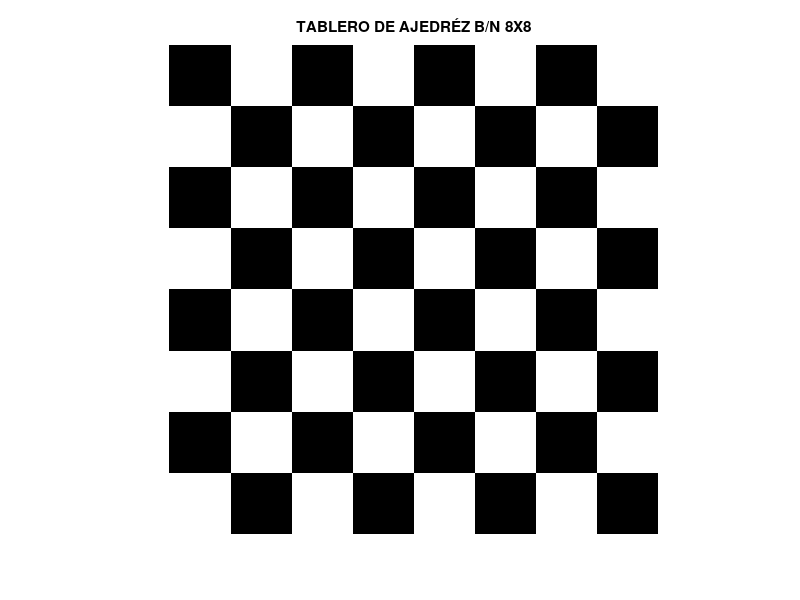
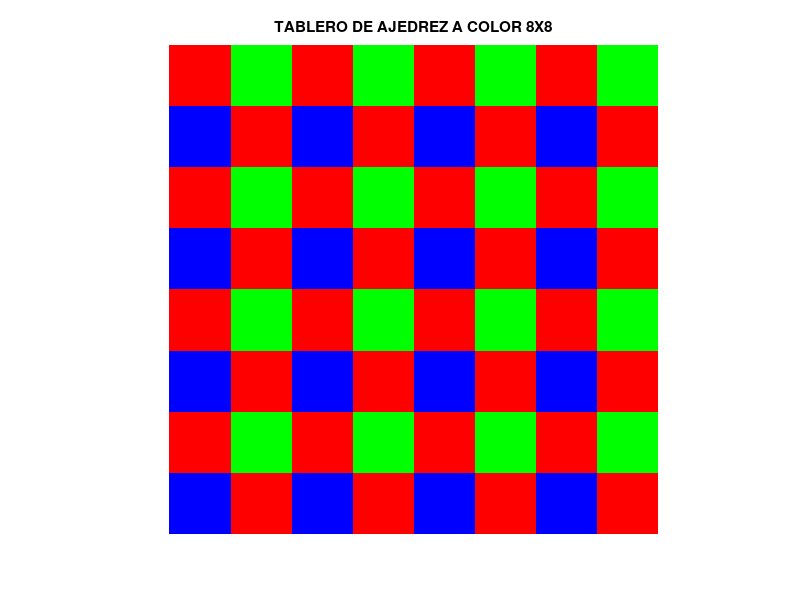
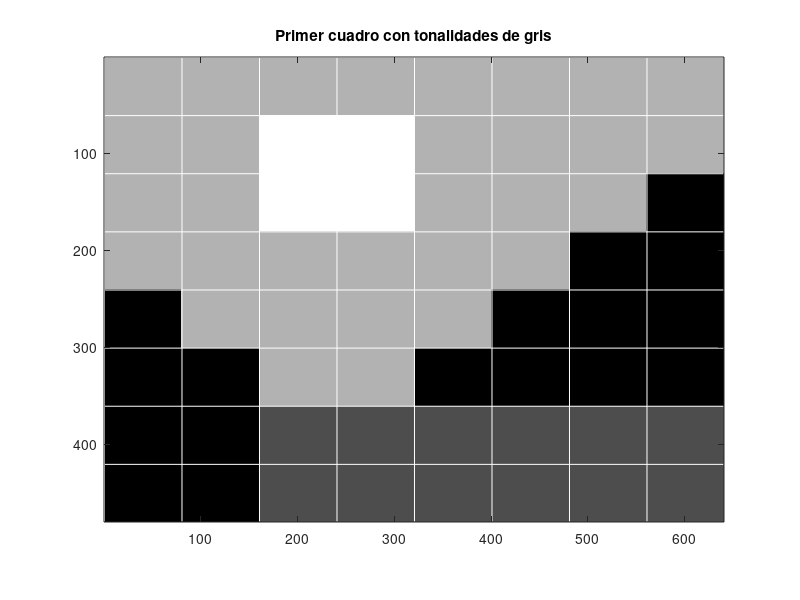
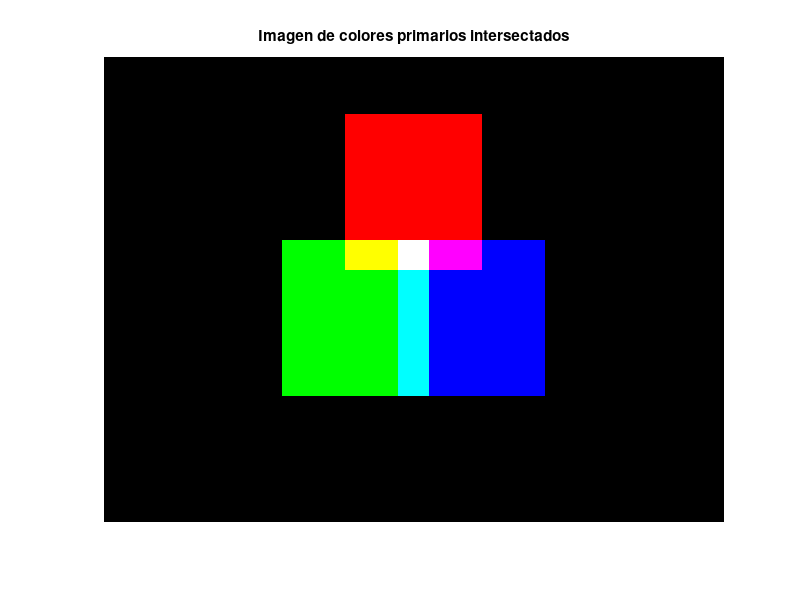

Recreate these plots in MATLAB, in order. (Note: this script raises an error after producing the figures.)
%==================================
% Curso: Procesamiento Digital de Imágenes y visión artificial
% Ciclo: 2021-02
% Tema: Tarea después de clases S2
% Alumno:
% Motta Claudio, Julio Francisco 
% Profesor:
% Mag. Ing. José Carlos Benitez Palacios
% Fecha: 21/08/2021
% Fecha mod: 21/08/2021
%============================

close all; % Cerramos todas las ventanas abiertas por ML
clear all; % Limpiamos las varaibles almacenadas en memoria 
clc; % Limpiamos el Command Window

% Primer ejercicio:
% 1. Generar una imagen de un tablero de ajedrés en blanco y negro.

base = [zeros(100) ones(100) ; ones(100) zeros(100)]; % Creamos una base de un 
%tablero 2x2 usando los comandos zeros(A), que creará una matriz de 0s de
%AxA, luego usamos también el comando ones(A), que realizará la misma
%acción pero con 1s en vez de 0s

tablero = [base base base base ; % Creamos el tablero de ajedres, como un arreglo
             base base base base ; % de las bases de 2x2 creadas anteriormente
             base base base base ;
             base base base base];
         
figure(1); % Creamos la primera figura donde se situará el tablero de ajedréz 
imshow(tablero); % Presentamos el tablero de ajedréz 
title('TABLERO DE AJEDRÉZ B/N 8X8'); % Le damos el título representativo del ejercicio

% imwrite(tablero, 'tablero.jpg'); % Guardamos la imágen del tablero que creamos

%1.1. Crear un tablero de ajedréz a colores.

rojo=zeros(400); % Creamos una matriz de ceros de 400x400
verde=zeros(400); % Creamos una matriz de ceros de 400x400
azul=zeros(400); % Creamos una matriz de ceros de 400x400
rojo(1:200,1:200)=255; % Asignamos los valores rgb respectivo para el color rojo en la posición del vector deseada
verde(1:200,201:end)=255; % Asignamos los valores rgb respectivo para el color verde en la posición del vector deseada
azul(201:400,1:200)=255; % Asignamos los valores rgb respectivo para el color azul en la posición del vector deseada
rojo(201:end,201:end)=255; % Asignamos los valores rgb respectivo para el color rojo en la posición del vector deseada
rgbimg=cat(3,rojo,verde,azul); % concatenamos los 3 elementos del rgb
tablero_color = [rgbimg rgbimg rgbimg rgbimg ; % Creamos la matriz del tablero
                 rgbimg rgbimg rgbimg rgbimg ;
                 rgbimg rgbimg rgbimg rgbimg ;
                 rgbimg rgbimg rgbimg rgbimg ];
figure(2); % Creamos la figura para el tablero
imshow(tablero_color); % Presentamos el tablero
title('TABLERO DE AJEDREZ A COLOR 8X8'); % Ponemos el título representativo del ejercicio
imwrite(tablero_color, 'tablero_color.jpg') % Salvamos la imagen del tablero a color creado
% 2.- CREAR LAS IMÁGENES CON LA SIGUIENTE DIMENSIÓN 640X480

N = zeros(60,80); % Base negra para la construcción de la imagen
B = ones(60,80); % Base blanca para la construcción de la imagen
G1 = 0.7*B; % Primera tonalidad del gris para la construcción de la imagen
G2 = 0.3*B; % Segunda tonalidad del gris para la construcción de la imagen

Primer_cuadro = [G1 G1 G1 G1 G1 G1 G1 G1; % Creamos el vector con las secuencias del arreglo deseado
                 G1 G1 B B G1 G1 G1 G1;
                 G1 G1 B B G1 G1 G1 N;
                 G1 G1 G1 G1 G1 G1 N N;
                 N G1 G1 G1 G1 N N N;
                 N N G1 G1 N N N N;
                 N N G2 G2 G2 G2 G2 G2;
                 N N G2 G2 G2 G2 G2 G2];
figure(3); % Creamos la figura para situar la imagen
imshow(Primer_cuadro); % Presentamos el arreglo realizado de la imagen
axis on; % Activamos los ejes
[rows, columns, numberOfColorChannels] = size(Primer_cuadro); % Obtenemos las características de la imagen
hold on; % Aseguramos
% FOR DE FILAS 
for row = 1 : 60 : rows % Hacemos un for para introducir las filas y ver la separación
  line([1, columns], [row, row], 'Color', 'w'); % Ploteamos las lineas y los valores respectivos
end % Finalizamos el for
% FOR DE COLUMNAS
for col = 1 : 80 : columns % Hacemos un for para introducir las columnas y ver la separación
  line([col, col], [1, rows], 'Color', 'w'); % Ploteamos las líneas y los valores respectivos 
end % Finalizamos el for
title('Primer cuadro con tonalidades de gris'); % Salvamos la imagen creada en base al diseño
imwrite(Primer_cuadro,'Primer_cuadro_ByN.jpg');% Ponemos el título representativo del diseño

% 2.1.- Creamos la imagen respectiva a color 

base_n = zeros(480, 640 , 3); % Creamos la base negra para las demás partes de la imágen
% Esta base tiene las dimenciones especificadas en la tarea y, además, se
% añade las 3 dimensiones
base_n = uint8(base_n); % Pasamos a valores enteros para los datos RGB
base_n(60:220, 250:390, 1) = 255; % Creamos la componente roja del diseño  
base_n(190:350,185:335, 2) = 255; % Creamos la componente verde del diseño
base_n(190:350, 305:455, 3) = 255; % Creamos la componente azul del diseño

% Cabe resaltar que las componentes del diseño son capas de colores RGB
% para poder crear la imagen requerida, además de que colocamos las
% posiciones donde se deben situar en el espacio de 680x480

figure(4); % Creamos la figura para situar el diseño
imshow(base_n); % Presentamos la imagen
imwrite(base_n, "Colores_primarios_intersectados.jpg"); % Salvamos la imagen creada en base al diseño
title('Imagen de colores primarios intersectados'); % Ponemos el título representativo del diseño

% 3. Lectura de imágenes y conversión de formatos soportados por matlab

imagen_prueba = imread("colores.jpg"); % Leemos la imagen guardada en la carpeta
% y lo asignamos a la variable imagen_prueba
figure(5); % Creamos un figura para presentar la imagen leía
imshow(imagen_prueba); % Presentamos la imagen leída
title('Imagen principal de conversión'); % Ponemos un título representativo

% Escritura de las imágenes en diversos formatos de imagen
imwrite(imagen_prueba, 'imagen_formato_bmp.bmp'); % En formato BMP (Microsoft® Windows® Bitmap)
imwrite(imagen_prueba, 'imagen_formato_hdf.hdf'); % En formato HDF (Hierarchical Data Format)
imwrite(imagen_prueba, 'imagen_formato_jpeg.jpeg'); % En formato JPEG (Joint Photographic Experts Group)
imwrite(imagen_prueba, 'imagen_formato_png.png'); % En foramto PNG (Portable Network Graphics)
imwrite(imagen_prueba, 'imagen_formato_tiff.tiff'); % En formato TIFF (Tagged Image File Format)

%4. Convertir la imagen leída a escala de grises

imagen_gris = rgb2gray(imagen_prueba); % Convertimos la imagen a escala de grises
figure(6); % Creamos la figura para presentar  
imshow(imagen_gris); % Presentamos la imagen en escala de grises.
title('Imagen en escala de grises'); % Ponemos un título repesentativo
imwrite(imagen_gris, 'imagen_escala_de_grises.jpg'); % Salvamos la imagen
%5. Extracción de los canales de la imagen ledía 

imgris = rgb2gray(imagen_prueba);

ir=imagen_prueba(:,:,1); %capa roja
ig=imagen_prueba(:,:,2); %capa verde
ib=imagen_prueba(:,:,3); %capa azul

fondo_rojo = imagen_prueba - ig - ib; % Quitamos todas las capas menos la roja
fondo_verde = imagen_prueba - ir - ib; % Quitamos todas las capas menos la verde
fondo_azul = imagen_prueba - ig - ir; % % Quitamos todas las capas menos la razul

figure; % Creamos una figura
imshow(ir); % Presentamos el canal rojo
title('canal rojo'); % Ponemos un título representativo
figure;% Creamos una figura
imshow(ig); % Presentamos el canal verde
title('canal verde');% Ponemos un título representativo
figure;% Creamos una figura
imshow(ib); % Presentamos el canal azul
title('canal azul');% Ponemos un título representativo

figure;% Creamos una figura
imshow(fondo_rojo);  % Presentamos el filtro sobre el color rojo
title('filtro sobre capa roja');% Ponemos un título representativo
figure;% Creamos una figura
imshow(fondo_verde);  % Presentamos el filtro sobre el color rojo
title('filtro sobre capa verde');% Ponemos un título representativo
figure;% Creamos una figura
imshow(fondo_azul);  % Presentamos el filtro sobre el color rojo
title('filtro sobre capa azul');% Ponemos un título representativo




